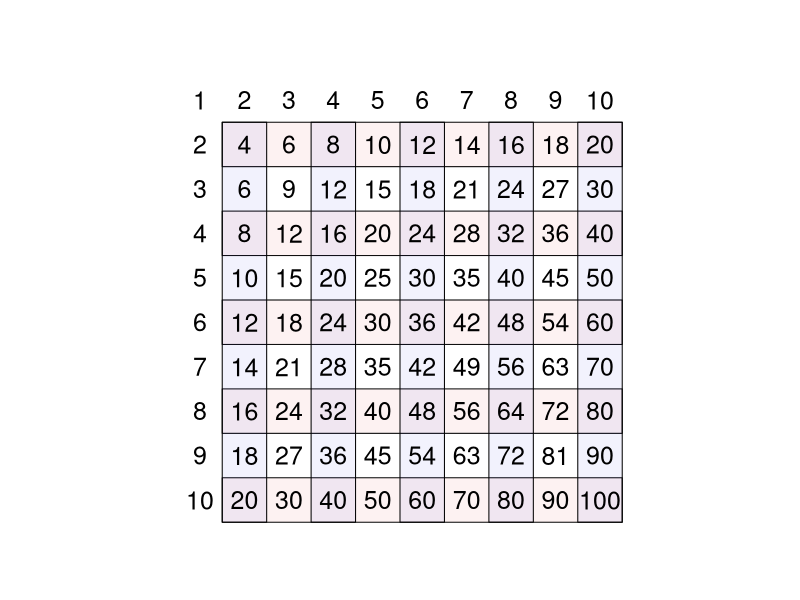

R code for this plot:
pdf("mult_table_10x10.pdf",8.5,11)

nh = 10
nv = 10
cex = 0.8

par(mar=c(3,3,3,3),pty="s")
plot(0,0,"n",axes=F,ann=F,xlim=c(0,nh),ylim=c(0,nv))


# for(i in 1:30){
#     abline(v=i,col="grey")
# }
# 
# for(i in 1:100){
#     abline(h=i,col="grey")
# }

for(i in 0:(round(nv/2)-1)){
    j = i*2
    polygon(c(1,1,nh,nh),c(j,j+1,j+1,j),col=rgb(0.9,0,0,0.05))
}

for(i in 1:round(nh/2)){
    j = i*2
    polygon(c(j,j,j-1,j-1),c(0,nv-1,nv-1,0),col=rgb(0,0,0.9,0.05))
}

for(i in 1:nh){
    for(j in 1:nv){
        text(i-0.5,nv-j+0.5,i*j,cex=1.5)
    }
}




dev.off()
